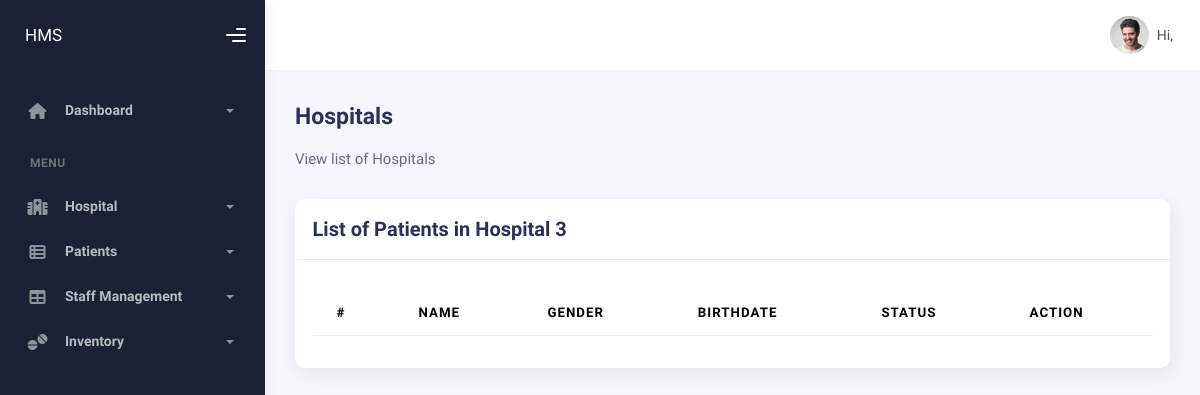
/hospital/3/ (signed in), run on an earlier commit of the app's database.
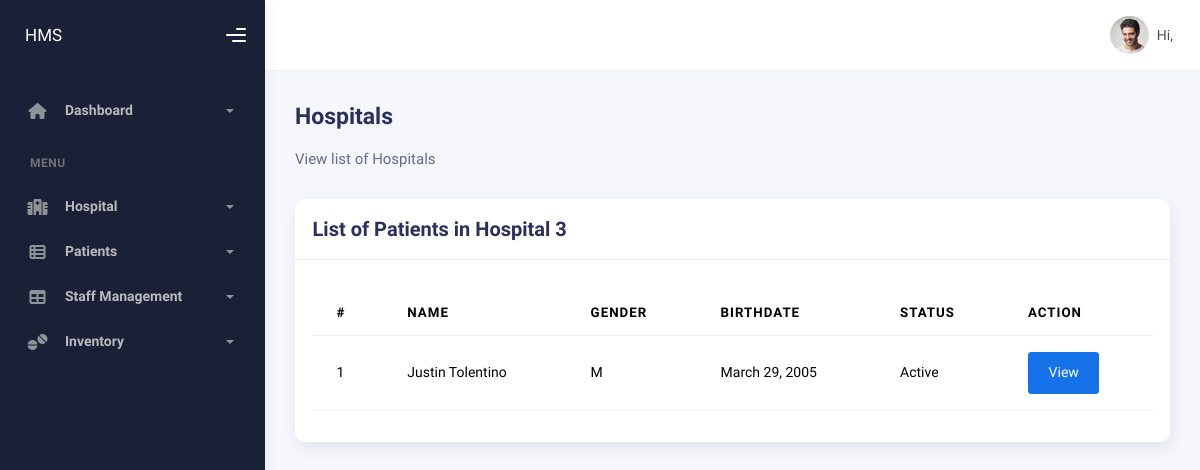
And on a later commit of the database.
### hospital/models.py (models this page shows, shortened)
class Hospital(models.Model):
    name = models.CharField(max_length=255)
    location = models.CharField(max_length=255)
    capacity = models.IntegerField()
    created_at = models.DateTimeField(auto_now_add=True)
    updated_at = models.DateTimeField(auto_now=True)
    def __str__(self):
        return self.name

class Patient(models.Model):
    GENDER_CHOICES = [
        ("M", "Male"),
        ("F", "Female"),
        ("O", "Other"),
    ]
    STATUS_CHOICES = [
        ("Inactive", "Inactive"),
        ("Active", "Active"),
        ("Admission", "Admission"),
        ("Discharge", "Discharge"),
    ]
    user = models.OneToOneField(
        User, on_delete=models.CASCADE, related_name="patient_info"
    )
    first_name = models.CharField(max_length=100)
    last_name = models.CharField(max_length=100)
    gender = models.CharField(max_length=1, choices=GENDER_CHOICES)
    birthdate = models.DateField()
    hospital = models.ForeignKey(
        Hospital, on_delete=models.CASCADE, related_name="patients"
    )
    is_admitted = models.BooleanField(default=False)
    status = models.CharField(max_length=10, choices=STATUS_CHOICES)
    created_at = models.DateTimeField(auto_now_add=True)
    updated_at = models.DateTimeField(auto_now=True)

### hospital/views.py (the view)
# urls.py: path("<int:hospital_id>/", views.hospital_detail_page, name="hospital-detail"),
@login_required
def hospital_detail_page(request, hospital_id):
    allowed_groups = ["staff"]
    if not request.user.groups.filter(name__in=allowed_groups).exists():
        return HttpResponseForbidden("You are not authorized to view this page.")
    hospital = Hospital.objects.get(pk=hospital_id)
    context = {}
    context["hospital"] = hospital
    context["patients"] = hospital.patients.all().order_by("-created_at")
    return render(request, "hospital/hospital-detail.html", context)

### hospital/templates/hospital/hospital-detail.html (shortened to what this page needs)
{% extends "layout/base.html" %}
{% block heading %}Hospitals{% endblock heading %}
{% block mute_heading %}View list of Hospitals{% endblock mute_heading %}
{% block content %}
<div class="row">
    <div class="col-12">
        <div class="card">
            <div class="card-header">
                <div class="card-title">List of Patients in {{ hospital }}</div>
            </div>
            <div class="card-body">
                <table class="table mt-3">
                    <thead>
                        <tr>
                            <th scope="col">#</th>
                            <th scope="col">Name</th>
                            <th scope="col">Gender</th>
                            <th scope="col">Birthdate</th>
                            <th scope="col">Status</th>
                            <th scope="col">Action</th>
                        </tr>
                    </thead>
                    <tbody>
                    {% for patient in patients %}
                        <tr>
                            <td>{{ forloop.counter }}</td>
                            <td>{{ patient.first_name }} {{ patient.last_name }}</td>
                            <td>{{ patient.gender }}</td>
                            <td>{{ patient.birthdate }}</td>
                            <td>{{ patient.status }}</td>
                            <td>
                                <a class="btn btn-primary" href="{% url 'hospital:patient-detail' patient_id=patient.id %}">View</a>
                            </td>
                        </tr>
                    {% endfor %}
                    </tbody>
                </table>
            </div>
        </div>
    </div>
</div>
{% endblock content %}

### templates/layout/base.html (shortened to what this page needs)
{% load static %}
<!DOCTYPE html>
<html lang="en">
    <head>
        <link rel="stylesheet" href="{% static 'assets/css/bootstrap.min.css' %}" />
        <link rel="stylesheet" href="{% static 'assets/css/plugins.min.css' %}" />
        <link rel="stylesheet" href="{% static 'assets/css/kaiadmin.min.css' %}" />
    </head>
    <body>
        <div class="wrapper">
            {% include "section/sidebar.html" %}
            <div class="main-panel">
                {% include "section/header.html" %}
                <div class="container">
                    <div class="page-inner">
                        <div class="d-flex align-items-left align-items-md-center flex-column flex-md-row pt-2 pb-4">
                            <div>
                                <h3 class="fw-bold mb-3">{% block heading %}Dashboard{% endblock heading %}</h3>
                                <h6 class="op-7 mb-2">{% block mute_heading %}{% endblock mute_heading %}</h6>
                            </div>
                        </div>
                        {% block content %}
                        {% endblock content %}
                    </div>
                </div>
            </div>
        </div>
        <link
            rel="stylesheet"
            href="https://cdnjs.cloudflare.com/ajax/libs/font-awesome/6.6.0/css/all.min.css"
        />
    </body>
</html>

### templates/section/sidebar.html (shortened to what this page needs)
<div class="sidebar" data-background-color="dark">
    <div class="sidebar-logo">
        <div class="logo-header" data-background-color="dark">
            <a href="{% url 'home' %}" class="logo"> <span class="text-white"> HMS </span> </a>
            <div class="nav-toggle">
                <button class="btn btn-toggle toggle-sidebar">
                    <i class="gg-menu-right"></i>
                </button>
            </div>
        </div>
    </div>
    {% if user.is_staff %}
    <div class="sidebar-wrapper scrollbar scrollbar-inner">
        <div class="sidebar-content">
            <ul class="nav nav-secondary">
                <li class="nav-item">
                    <a data-bs-toggle="collapse" href="#dashboard" class="collapsed" aria-expanded="false">
                        <i class="fas fa-home"></i>
                        <p>Dashboard</p>
                        <span class="caret"></span>
                    </a>
                </li>
                <li class="nav-section">
                    <h4 class="text-section">Menu</h4>
                </li>
                <li class="nav-item">
                    <a data-bs-toggle="collapse" href="#base">
                        <i class="fa-solid fa-hospital"></i>
                        <p>Hospital</p>
                        <span class="caret"></span>
                    </a>
                </li>
                <li class="nav-item">
                    <a data-bs-toggle="collapse" href="#sidebarLayouts">
                        <i class="fas fa-th-list"></i>
                        <p>Patients</p>
                        <span class="caret"></span>
                    </a>
                </li>
                <li class="nav-item">
                    <a data-bs-toggle="collapse" href="#tables">
                        <i class="fas fa-table"></i>
                        <p>Staff Management</p>
                        <span class="caret"></span>
                    </a>
                </li>
                <li class="nav-item">
                    <a data-bs-toggle="collapse" href="#inventory">
                        <i class="fa-solid fa-tablets"></i>
                        <p>Inventory</p>
                        <span class="caret"></span>
                    </a>
                </li>
            </ul>
        </div>
    </div>
    {% endif %}
</div>

### templates/section/header.html (shortened to what this page needs)
<div class="main-header">
    <nav class="navbar navbar-header navbar-header-transparent navbar-expand-lg border-bottom">
        <div class="container-fluid">
            <ul class="navbar-nav topbar-nav ms-md-auto align-items-center">
                <li class="nav-item topbar-user dropdown hidden-caret">
                    <a class="dropdown-toggle profile-pic" data-bs-toggle="dropdown" href="#" aria-expanded="false">
                        <div class="avatar-sm">
                            <img src="assets/img/profile.jpg" alt="..." class="avatar-img rounded-circle" />
                        </div>
                        <span class="profile-username">
                            <span class="op-7">Hi,</span>
                        </span>
                    </a>
                </li>
            </ul>
        </div>
    </nav>
</div>

What changed in the data, as far as the page shows it:
added Patient: first_name "Justin", last_name "Tolentino", gender "M", birthdate "March 29, 2005", status "Active"
